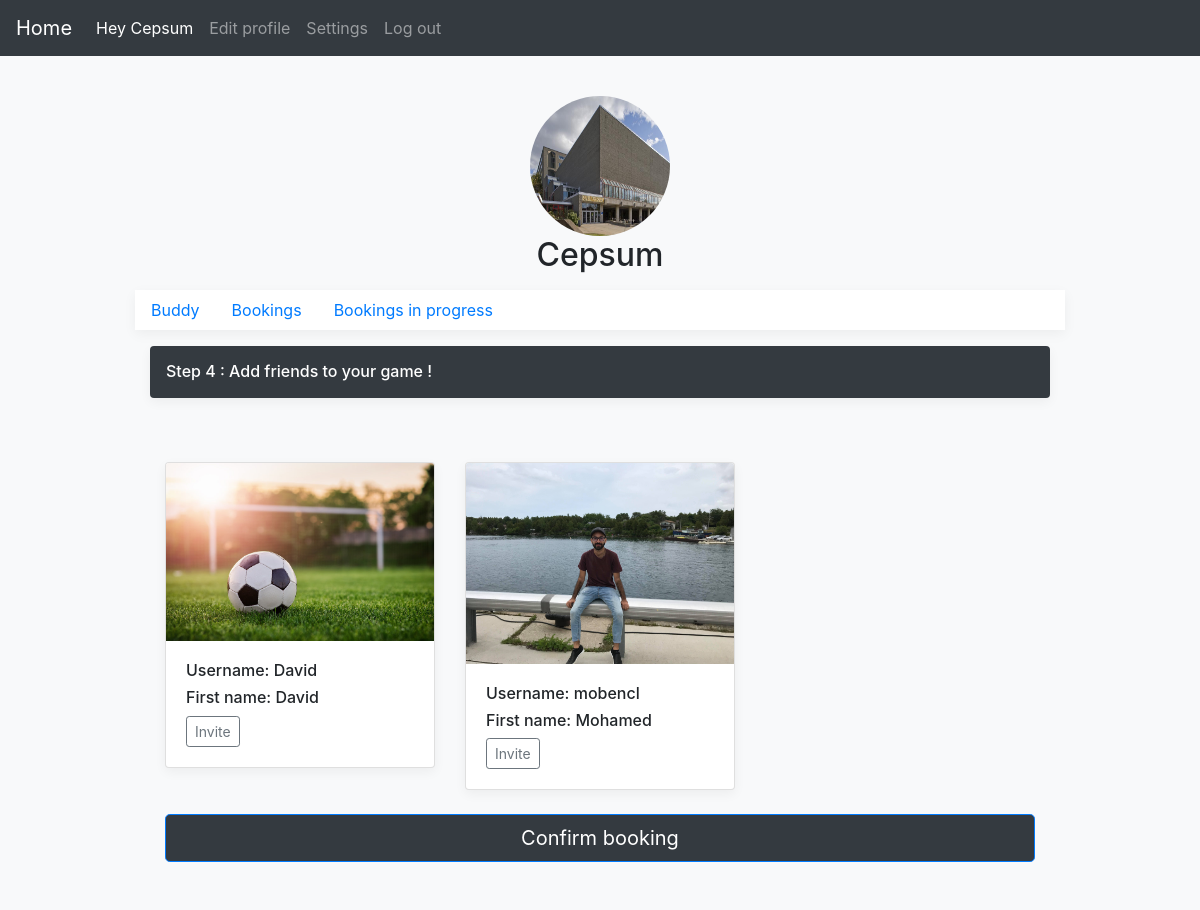
Before: /Booking/player/guests/ (signed in) with the older database file.
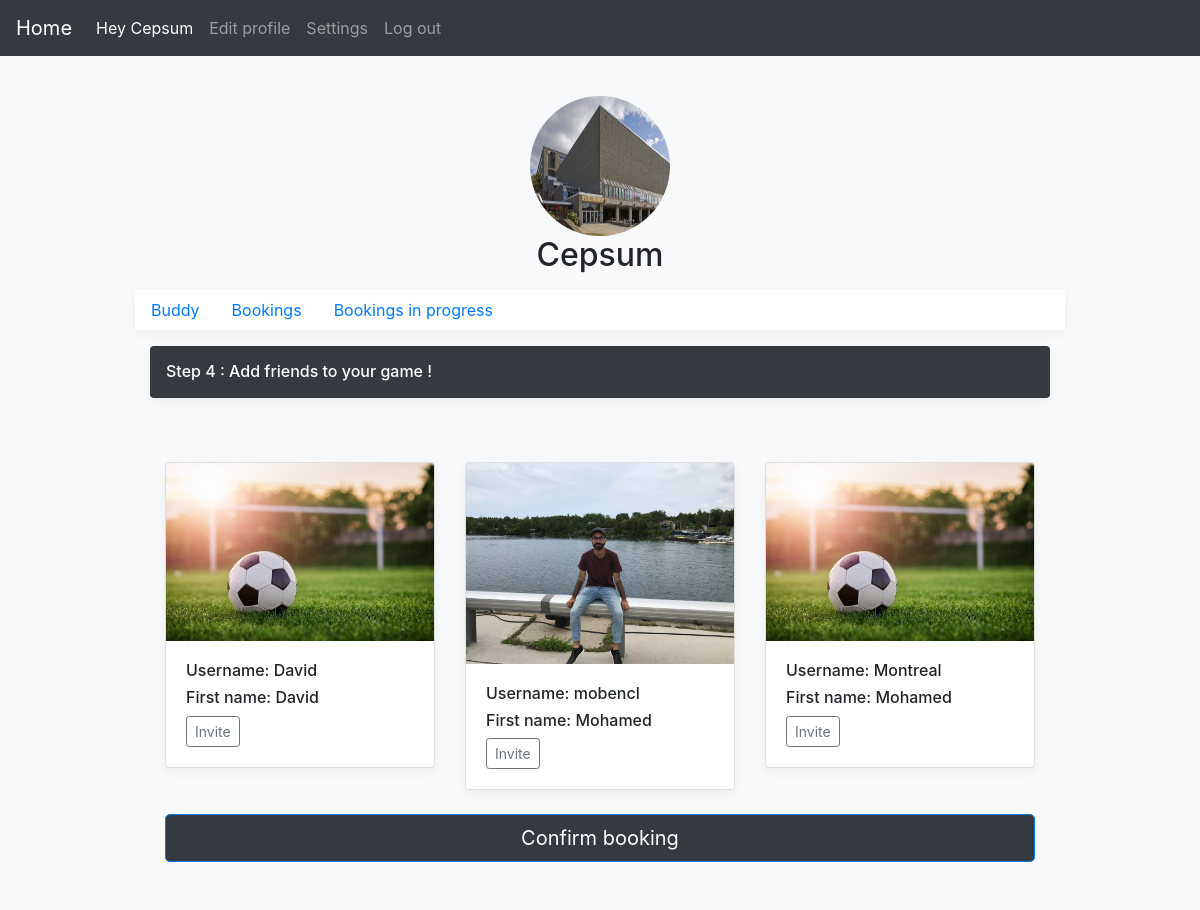
After: the same page with the newer database file.
### accounts/models.py (models this page shows)
class ProfileUser(models.Model):
    user = models.OneToOneField(User,on_delete=models.CASCADE, null=True)
    role = models.CharField(max_length=255,null=True)
    address = models.CharField(max_length=255,null=True)
    phone = models.CharField(max_length = 10,null=True)
    postalcode = models.CharField(max_length=6,null=True)
    sportcenterName = models.CharField(max_length=255,default='')
    photo = models.ImageField(upload_to='user_directory_path',default='',blank=True)
    path= models.CharField(max_length=255,default='user_directory_path')

### Booking/views.py (the view)
def show_guests(request):
    booking_inprogress=Booking_inprogress.objects.filter(user=request.user).filter(status=0)
    user=request.user
    role=user.profileuser.role
    guest_list = ProfileUser.objects.exclude(user=user).filter(role='Player')
    return render(request,'player/show_guests.html',{'ProfileUser': guest_list,'Booking_inprogress':booking_inprogress})

### Booking/Templates/player/show_guests.html (shortened to what this page needs)
<!doctype html>
{% load static %}
<html lang="en">
  <head>
    <link href="{% static 'accounts/register/css/bootstrap.min.css' %}" rel="stylesheet">
    <link href="{% static 'accounts/register/css/form-validation.css' %}" rel="stylesheet">
     <link href="https://getbootstrap.com/docs/4.1/examples/offcanvas/offcanvas.css" rel="stylesheet">
  </head>
    <body class="bg-light" background="https://images2.alphacoders.com/774/thumb-1920-774372.jpg">
    <div class="container">
          <div class="py-5 text-center">
          </div>
          <header>
          <nav class="navbar navbar-expand-md navbar-dark fixed-top bg-dark">
            <a class="navbar-brand" href="#">Home</a>
            <div class="collapse navbar-collapse" id="navbarCollapse">
              <ul class="navbar-nav mr-auto">
                <li class="nav-item active">
                  <a class="nav-link">Hey {{ user }} <span class="sr-only">(current)</span></a>
                </li>
                <li class="nav-item">
                  <a class="nav-link" href="edit/">Edit profile</a>
                </li>
                <li class="nav-item">
                  <a class="nav-link" href="#">Settings</a>
                </li>
                <li class="nav-item">
                  <a class="nav-link" href="/account/logout/">Log out</a>
                </li>
              </ul> </nav>
            </header>
            <center class="row">
            <div class="col-lg-12">
              <img class="rounded-circle" src="{{user.profileuser.photo.url }}" alt="Generic placeholder image" width="140" height="140">
              <h2>{{ user }}</h2>
            </center>
  <div class="nav-scroller bg-white box-shadow">
      <nav class="nav nav-underline">
        <a class="nav-link active" href="/account/profile/player/">Buddy</a>
        <a class="nav-link" href="/Booking/player/bookings/confirmed/">Bookings</a>
        <a class="nav-link" href="/Booking/player/bookings/inprogress/">Bookings in progress</a>
      </nav>
    </div>
    <main role="main" class="container">
      <div class="d-flex align-items-center p-3 my-3 text-white-50 bg-dark rounded box-shadow">
        <div class="lh-100">
          <h6 class="mb-0 text-white lh-100">Step 4 : Add friends to your game !</h6>
        </div>
      </div>
      <div class="album py-5 bg-light">
              <div class="container">
                <div class="row">
{% for ProfileUser in ProfileUser %}
                  <div class="col-md-4">
                    <div class="card mb-4 box-shadow">
                      <img class="card-img-top" src =  "{{ ProfileUser.photo.url }}" alt="Card image cap">
                      <div class="card-body">
                        <h6 class="card-text"> Username: {{ ProfileUser.user.username }}</h6>
                        <h6 class="card-text"> First name: {{ ProfileUser.user.first_name }}</h6>
                        <div class="d-flex justify-content-between align-items-center">
                          <div class="btn-group">
                            <a role="button" class="btn btn-sm btn-outline-secondary" href="{% url 'Booking:addguests' ProfileUser.id %}" >Invite</a>
                          </div>
                        </div>
                      </div>
                    </div>
                  </div>
{% endfor %}
  </div>
<div class="d-flex justify-content-between align-items-center">
<a role = "button" class="btn btn-lg btn-primary btn-block bg-dark"   href="{% url 'Booking:confirmbooking' %}" >Confirm booking</a>
  </div>
    </main>
              </body>
              </html>

Changed rows visible on the page:
added ProfileUser: photo (picture), user.username "Montreal", user.first_name "Mohamed"
